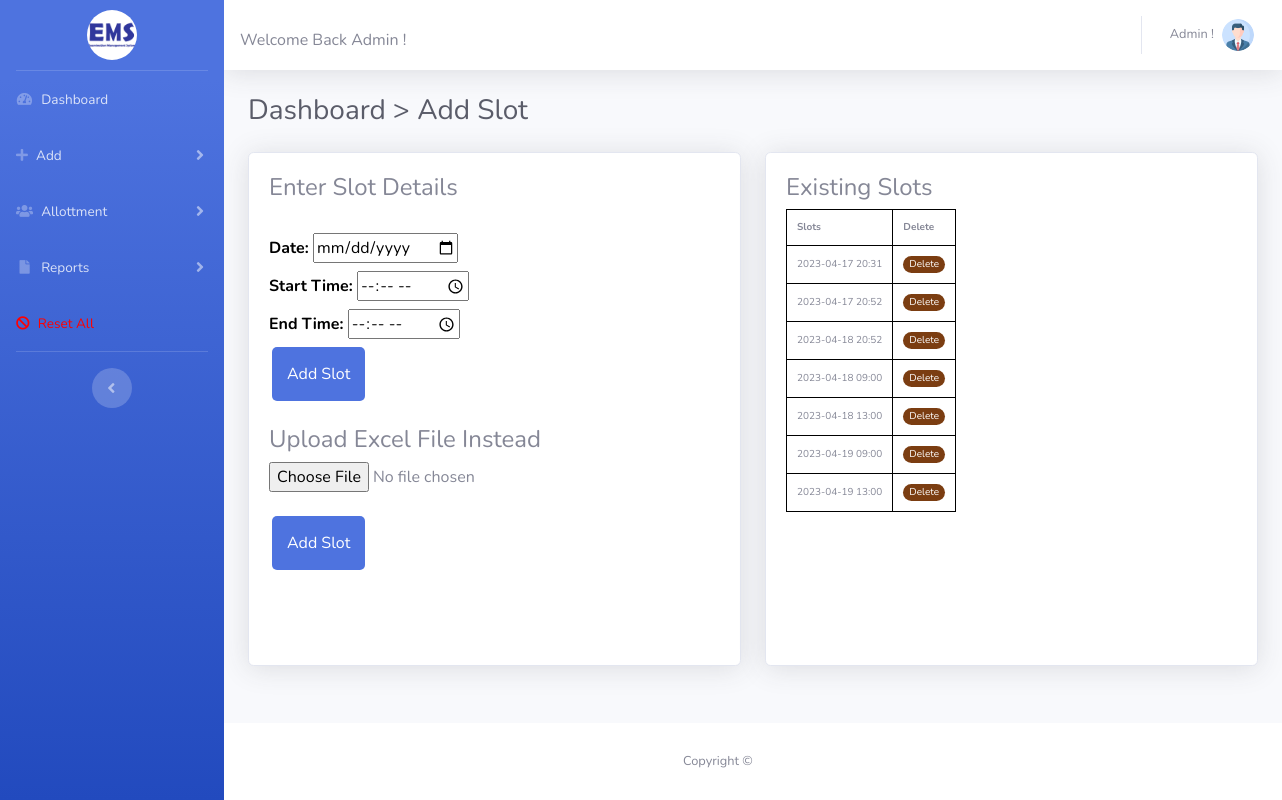
/addslot.php (signed in), run on the app's committed database.
### tables this page shows
CREATE TABLE `slots` (
  `id` int(11) NOT NULL,
  `slot` varchar(255) NOT NULL,
  `date` varchar(255) NOT NULL,
  `stime` varchar(255) NOT NULL,
  `etime` varchar(255) NOT NULL
);

### addslot.php (the view, shortened to what this page needs)
<?php
    include_once('addslotxl.php');
    if (strlen($_SESSION['userid']==0)) {
    header('location:logout.php');
    }
    else
    {
?>
<!DOCTYPE html>
<html lang="en">
<head>
    <link href="vendor/fontawesome-free/css/all.min.css" rel="stylesheet" type="text/css">
    <link href="css/sb-admin-2.min.css" rel="stylesheet">
</head>
<body id="page-top">
    <div id="wrapper">
    <div style="z-index:1;">
    <div id="sb">
            <?php include_once('includes/sidebar.php');?>
        </div>
    </div>
        <div id="content-wrapper" class="d-flex flex-column">
            <div id="content">
                <?php include_once('includes/topbar.php');?>
                <div class="container-fluid" id="myModal">
                    <h1 class="h3 mb-4 text-gray-800">Dashboard > Add Slot</h1>
                    <div class="row">
                        <div class="col-lg-6">
                            <div class="card shadow mb-4">
                                <div class="card-body sc">
                                    <div class="form-group">
                                        <form method="post">
                                            <h4>Enter Slot Details</h4><br>
                                            <label>Date: <input name="date" type="date"/></label><br>
                                            <label>Start Time: <input name="stime" type="time"/></label><br>
                                            <label>End Time: <input name="etime" type="time"/></label><br>
                                            <input type="submit" name="add" value="Add Slot" id="add" class="mybtn"/><br>
                                        </form>
                                        <br>
                                        <h4>Upload Excel File Instead</h4>
                                        <form method="POST" enctype="multipart/form-data">
                                            <input type="file" name="file">
                                            <br><br>
                                            <input type="submit" name="addslot" value="Add Slot" class="mybtn"/>
                                        </form>
                                    </div>
                                </div>
                            </div>
                        </div>
                        <div class="col-lg-6">
                            <div class="card shadow mb-4">
                                <div class="card-body sc">
                                    <div class="form-group">
                                        <form method="post">
                                            <h4>Existing Slots</h4>
                                            <table style="border-collapse: collapse; font-size:x-small;">
                                                <tr><th style="border:1px solid black; padding:10px;">Slots</th>
                                                <th style="border:1px solid black; padding:10px;">Delete</th></tr>
                                                <?php
                                                    $slot=mysqli_query($con,"SELECT * FROM slots");
                                                    while($eslot = mysqli_fetch_assoc($slot))
                                                    {
                                                        echo'<tr> <td style="border:1px solid black; padding:10px;">'.$eslot['slot'].'</td>';
                                                        echo '<td style="border:1px solid black; padding:10px;"><button name="delete" id="delete" class="del" value="'.$eslot['id'].'">Delete</button></td></tr>';
                                                    }
                                                ?>
                                            </table>
                                        </form>
                                    </div>
                                </div>
                            </div>
                        </div>
                    </div>
                </div>
            </div>
           <div style="  position: absolute; left:6%; bottom:0; z-index:0; width:100%;">
                <?php include_once('includes/footer.php');?>
            </div>
        </div>
    </div>
</body>
</html>
<?php } ?>

### addslot.php (style rules this page uses)
.sc { height:32em; overflow-y: scroll; }
.del { background:#7b3d11; color:white;border:none;border-radius:15px; width:100%;height:150%; }

### includes/sidebar.php (style rules this page uses)
body { overflow-x:hidden; }
label { font-size:16px; font-weight:bold; color:#000; }
.mybtn { width:auto;padding:15px; border-radius:5px; margin-left:3px;color:#fff; background-color:#4e73df;border:none; }
td { text-align:center; }

### data on the page
slots: slot "2023-04-17 20:31", $eslot['id'] 12 (drawn)
slots: slot "2023-04-17 20:52", $eslot['id'] 14 (drawn)
slots: slot "2023-04-18 20:52", $eslot['id'] 15 (drawn)
slots: slot "2023-04-18 09:00", $eslot['id'] 17 (drawn)
slots: slot "2023-04-18 13:00", $eslot['id'] 18 (drawn)
slots: slot "2023-04-19 09:00", $eslot['id'] 19 (drawn)
slots: slot "2023-04-19 13:00", $eslot['id'] 20 (drawn)
